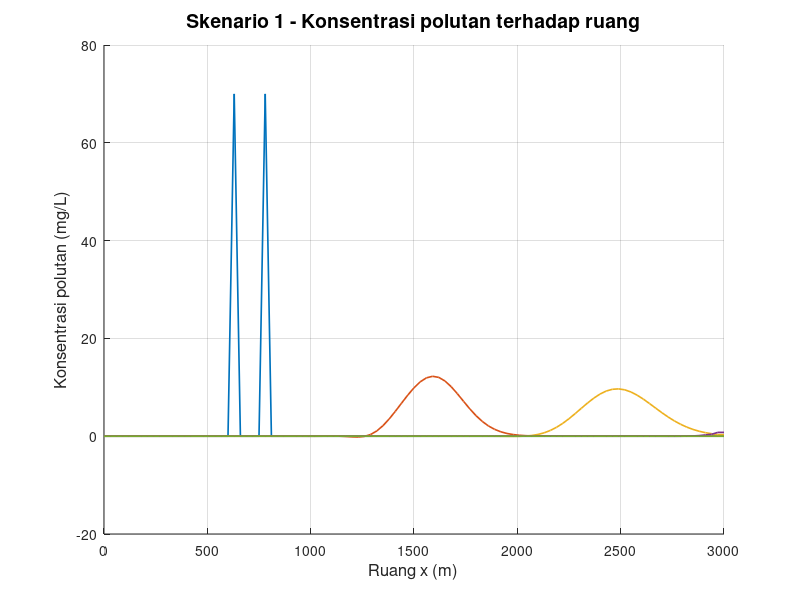

This chart was generated by the following MATLAB code: (Note: this script raises an error after producing the figure.)
clear; clc; close all;

% Feby Syarief Al A`raaf
% 26050124130087
% Oseanografi C
%
% Simulasi persamaan adveksi-difusi 1 dimensi dengan metode FTCS
% Sumber grid polutan diskontinu
% Grafik terhadap ruang

x_digit = 0;
y_digit = 8;
z_digit = 7;

C_source = 10 * z_digit;

n_plot = [0 300 600 900 1200];

L = 3000;
T = 7200;

m_diskontinu = [20 + z_digit, 15 + z_digit];

scenario(1).nama = 'Skenario 1';
scenario(1).dx   = 30;
scenario(1).dt   = 6;
scenario(1).u    = 0.5;
scenario(1).D    = 4.0;
scenario(1).m    = m_diskontinu;

scenario(2).nama = 'Skenario 2';
scenario(2).dx   = 30;
scenario(2).dt   = 6;
scenario(2).u    = 0.1;
scenario(2).D    = 2.0;
scenario(2).m    = m_diskontinu;

scenario(3).nama = 'Skenario 3';
scenario(3).dx   = 30;
scenario(3).dt   = 6;
scenario(3).u    = 0.5;
scenario(3).D    = 2.0;
scenario(3).m    = m_diskontinu;

scenario(4).nama = 'Skenario 4';
scenario(4).dx   = 30;
scenario(4).dt   = 6;
scenario(4).u    = 0.1;
scenario(4).D    = 4.0;
scenario(4).m    = m_diskontinu;

folder_output = 'output_Diskontinu_FTCS_Adveksi_Difusi_Terhadap_Ruang';
if ~exist(folder_output, 'dir')
    mkdir(folder_output);
end

for s = 1:numel(scenario)

    fprintf('\n==================================================\n');
    fprintf('Memproses %s\n', scenario(s).nama);

    dx        = scenario(s).dx;
    dt        = scenario(s).dt;
    u         = scenario(s).u;
    D         = scenario(s).D;
    m_source  = scenario(s).m;

    x_space = 0:dx:L;
    t_grid  = 0:dt:T;

    Mmax = length(x_space);
    Nmax = length(t_grid) - 1;

    courant = u * dt / dx;
    alpha   = D * dt / dx^2;

    fprintf('dx = %.3f m, dt = %.3f s, u = %.3f m/s, D = %.3f m^2/s\n', ...
        dx, dt, u, D);
    fprintf('Grid sumber = %s\n', mat2str(m_source));
    fprintf('Mmax = %d, Nmax = %d\n', Mmax, Nmax);
    fprintf('Courant = %.6f, alpha = %.6f\n', courant, alpha);

    if any(m_source < 2) || any(m_source > Mmax - 1)
        fprintf('%s tidak dapat diproses karena titik sumber terlalu dekat dengan batas/domain tidak valid.\n', ...
            scenario(s).nama);
        continue;
    end

    if any(n_plot > Nmax)
        n_tidak_valid = n_plot(n_plot > Nmax);
        fprintf('%s: n = %s melebihi Nmax = %d, sehingga tidak digrafikkan.\n', ...
            scenario(s).nama, mat2str(n_tidak_valid), Nmax);
    end

    stabil_diffusi = (alpha <= 0.5);
    stabil_gabungan = (courant^2 <= 2 * alpha);

    if ~stabil_diffusi
        fprintf(['PERINGATAN: alpha = %.6f > 0.5, sehingga skema eksplisit ', ...
                 'untuk komponen difusi berpotensi tidak stabil.\n'], alpha);
    end

    if ~stabil_gabungan
        fprintf(['PERINGATAN: Courant^2 = %.6f > 2*alpha = %.6f, ', ...
                 'sehingga kestabilan gabungan adveksi-difusi berpotensi tidak terpenuhi.\n'], ...
                 courant^2, 2 * alpha);
    end

    if stabil_diffusi && stabil_gabungan
        fprintf('Syarat kestabilan numerik utama terpenuhi.\n');
    end

    C_old = zeros(1, Mmax);
    C_new = zeros(1, Mmax);

    snapshot = NaN(length(n_plot), Mmax);

    C_old(m_source) = C_source;

    idx0 = find(n_plot == 0, 1);
    if ~isempty(idx0)
        snapshot(idx0, :) = C_old;
    end

    for n = 1:Nmax

        C_old(1)    = C_old(2);
        C_old(Mmax) = C_old(Mmax - 1);

        C_new = zeros(1, Mmax);

        for i = 2:(Mmax - 1)
            C_new(i) = C_old(i) ...
                     - (courant / 2) * (C_old(i + 1) - C_old(i - 1)) ...
                     + alpha * (C_old(i + 1) - 2 * C_old(i) + C_old(i - 1));
        end

        C_new(1)    = C_new(2);
        C_new(Mmax) = C_new(Mmax - 1);

        idx_snap = find(n_plot == n, 1);
        if ~isempty(idx_snap)
            snapshot(idx_snap, :) = C_new;
        end

        C_old = C_new;
    end

    fig = figure('Visible', 'off', 'Position', [100 100 1400 600]);
    hold on;

    legend_text = {};

    for k = 1:length(n_plot)
        if all(isnan(snapshot(k, :)))
            continue;
        end
        plot(x_space, snapshot(k, :), 'LineWidth', 1.2);
        legend_text{end + 1} = sprintf('n = %d', n_plot(k));
    end

    grid on;
    xlabel('Ruang x (m)', 'FontSize', 12);
    ylabel('Konsentrasi polutan (mg/L)', 'FontSize', 12);
    title(sprintf('%s - Konsentrasi polutan terhadap ruang', scenario(s).nama), ...
        'FontSize', 14, 'FontWeight', 'bold');

    xlim([x_space(1), x_space(end)]);

    y_max = max(snapshot(:), [], 'omitnan');
    if isempty(y_max) || isnan(y_max) || y_max <= 0
        ylim([0 1]);
    else
        ylim([0, y_max * 1.1]);
    end

    set(gca, 'FontSize', 11);

    if ~isempty(legend_text)
        legend(legend_text, 'Location', 'northwest', ...
            'FontSize', 8, 'NumColumns', 2, 'Box', 'on');
    end

    hold off;

    nama_file = sprintf('ftcs_adveksi_difusi_ruang_diskontinu_skenario_%d.png', s);
    saveas(fig, fullfile(folder_output, nama_file));
    close(fig);

    fprintf('%s selesai diproses.\n', scenario(s).nama);
end

fprintf('\nSemua skenario telah selesai diproses.\n');
